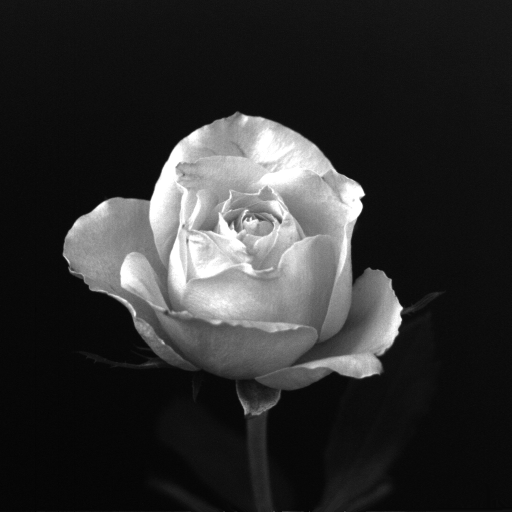
#> input picture TP2/ej1-rose.tif, 1024 x 1024 px (shown at 1/2 size)
$ jupyter execute notebook.ipynb   (shell and % lines are left out)
#> lines starting #> are read from the running program, lines starting #| are printed output that depends on the picture; after the words box and inside, x2 and y2 are one past the last pixel; in counts of white or black regions, pixels touching at a corner belong together
[cell 1]
import numpy as np
import matplotlib.pyplot as plt
import matplotlib.image as mpimg
from scipy.ndimage import zoom
import scipy.signal as sp
import scipy.fft as fft
from PIL import Image, ImageFilter
import cv2

[cell 2]
def Decimate(img, factor, method, filter=False):
    """
    Decimate an image by a given factor using a specified method.

    Parameters:
    img (numpy.ndarray): Input image to be decimated.
    factor (int): Factor by which to decimate the image.
    method (str): Method to use for decimation ('nearest', 'bilinear', 'bicubic').

    Returns:
    numpy.ndarray: Decimated image.
    """

    if filter:
        # Apply a low-pass filter before decimation to avoid aliasing
        F = np.fft.fft2(img)
        F_shifted = np.fft.fftshift(F)
        for i in range(F_shifted.shape[0]):
            for j in range(F_shifted.shape[1]):
                if abs(i - F_shifted.shape[0] // 2) > F_shifted.shape[0] // (2 * factor) or abs(j - F_shifted.shape[1] // 2) > F_shifted.shape[1] // (2 * factor):
                    F_shifted[i, j] = 0
        img = np.fft.ifft2(np.fft.ifftshift(F_shifted)).real

    if method == 'nearest':
        return img[::factor, ::factor]
    elif method == 'bilinear':
        return zoom(img, (1/factor, 1/factor), order=1)
    elif method == 'bicubic':
        return zoom(img, (1/factor, 1/factor), order=3)
    else:
        raise ValueError("Method must be 'nearest', 'bilinear', or 'bicubic'.")

[cell 3]
def ShowImage(img, title='Image', cmap="gray", vmin=0, vmax=255):
    """
    Display an image using matplotlib.

    Parameters:
    img (numpy.ndarray): Image to be displayed.
    title (str): Title of the image display window.
    """
    plt.figure()
    plt.imshow(img, cmap=cmap, vmin=vmin, vmax=vmax)
    plt.title(title)
    plt.axis('off')
    plt.show()

## Ejercicio 1

[cell 4]
rose = mpimg.imread('ej1-rose.tif')
#> rose is the input picture: shape (1024, 1024); min 0, max 255, mean 46.8
building = mpimg.imread('ej1-building.jpg')
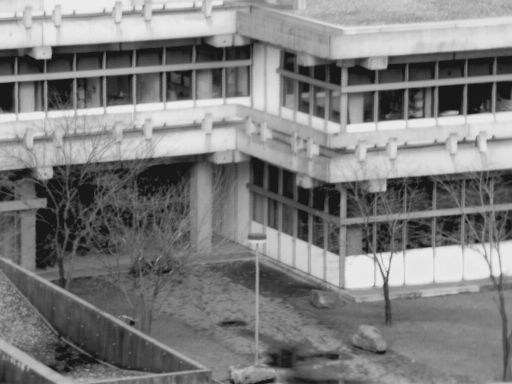
#> input picture TP2/ej1-building.jpg, 512 x 384 px
#> building is the input picture: shape (384, 512, 3); min 11, max 244, mean 126.2
skull = mpimg.imread('ej1-skull.tif')
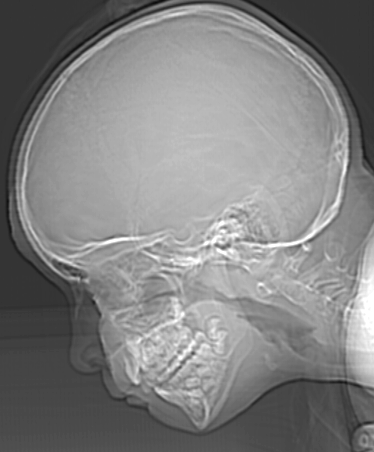
#> input picture TP2/ej1-skull.tif, 374 x 452 px
#> skull is the input picture: shape (452, 374); min 12, max 255, mean 129.4

ShowImage(rose, 'Original Image')
ShowImage(building, 'Building Image')
ShowImage(skull, 'Skull Image')

[cell 5]
rose1 = Decimate(rose, 2, 'nearest')
ShowImage(rose1, 'Decimated Image (Nearest)')

rose2 = Decimate(rose1, 2, 'nearest')
ShowImage(rose2, 'Decimated Image (Nearest)')

rose3 = Decimate(rose2, 2, 'nearest')
ShowImage(rose3, 'Decimated Image (Nearest)')

rose4 = Decimate(rose3, 2, 'nearest')
ShowImage(rose4, 'Decimated Image (Nearest)')

rose5 = Decimate(rose4, 2, 'nearest')
ShowImage(rose5, 'Decimated Image (Nearest)')

#TODO: Ver de mantener el tamaño original

[cell 6]
ShowImage(building, 'Building Image Original')
ShowImage(Decimate(building, 4, 'nearest'), 'Building Image Decimated (Nearest)')

[cell 7]
def ReduceCuantization(img, factor):
    """
    Reduce the quantization of an image by a given factor.

    Parameters:
    img (numpy.ndarray): Input image to be quantized.
    factor (int): Factor by which to reduce the quantization.

    Returns:
    numpy.ndarray: Quantized image.
    """
#> called with factor = 2
    return (img // factor) * factor
#> returned value: shape (452, 374)

[cell 8]
ShowImage(skull, 'Skull Image Original')
skull1 = ReduceCuantization(skull, 2)
ShowImage(skull1, 'Skull Image Quantized (Factor 2)')
skull2 = ReduceCuantization(skull, 4)
ShowImage(skull2, 'Skull Image Quantized (Factor 4)')
skull3 = ReduceCuantization(skull, 8)
ShowImage(skull3, 'Skull Image Quantized (Factor 8)')
skull4 = ReduceCuantization(skull, 16)
ShowImage(skull4, 'Skull Image Quantized (Factor 16)')
skull5 = ReduceCuantization(skull, 32)
ShowImage(skull5, 'Skull Image Quantized (Factor 32)')
skull6 = ReduceCuantization(skull, 64)
ShowImage(skull6, 'Skull Image Quantized (Factor 64)')
skull7 = ReduceCuantization(skull, 128)
#> in ReduceCuantization (call 7), `return (img // factor) * factor`:
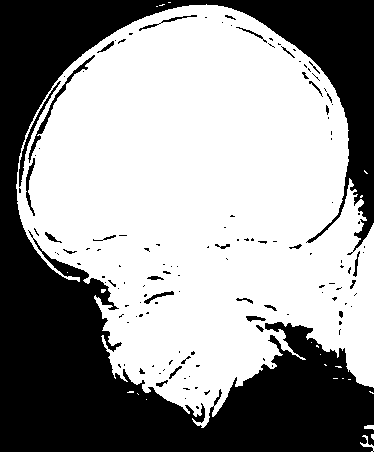
#> returned value: shape (452, 374); values 0 (black) and 128 (white), 59.7% white; 134 black regions (103 under 20 px), largest, box (x1, y1, x2, y2) and area: (0, 0, 374, 452) 65430, (28, 55, 95, 163) 449, (19, 81, 61, 187) 349
ShowImage(skull7, 'Skull Image Quantized (Factor 128)')

## Ejercicio 2

[cell 9]
def ApplyFilter(img, filter):
    return sp.convolve2d(img, filter, mode='same')

### Ex1

[cell 10]
N = 256
img = np.zeros((N, N))
img[N//2, N//2] = 256  # Delta at 0, 0
ShowImage(img, 'Delta Image')

ShowImage(20*np.log10(np.abs(fft.fft2(img))), 'FFT of Delta Image')

# Filter
filter = np.array([[0, 1/6, 0], [1/6, 1/3, 1/6], [0, 1/6, 0]])
ShowImage(filter, 'Filter', vmax=1)

filtered_img = ApplyFilter(img, filter)
ShowImage(filtered_img, 'Filtered Image')
ShowImage(20*np.log10(1 + np.abs(fft.fftshift(fft.fft2(filtered_img)))), 'FFT of Filtered Image', vmax=50, vmin=-10)

Descripción de lo observado en las imagenes:

Imagen 1: se observa la delta en el punto 0,0 (tomandolo como el centro de la imagen).

Imagen 2: la transformada de fourier bidimensional de la imagen anterior. Al ser una delta, su transformada de fourier es un valor constante en todo el espectro

Imagen 3: Imagen del filtro a aplicar. En este caso se trata de un LowPass.

Imagen 4: Imagen del filtro aplicado a la delta. Como consecuencia, se observa a la imagen del filtro en la posición previamente ocupada por la delta.

Imagen 5: Respuesta en frecuencia de la imagen final, que es equivalente a la respuesta en frecuencia del filtro. Se observa como hay un pico en el centro representando a las frecuencias cercanas a 0, y el patrón con lobulos laterales

### Ex2.m

[cell 11]
barbara = mpimg.imread('barbara.gif')
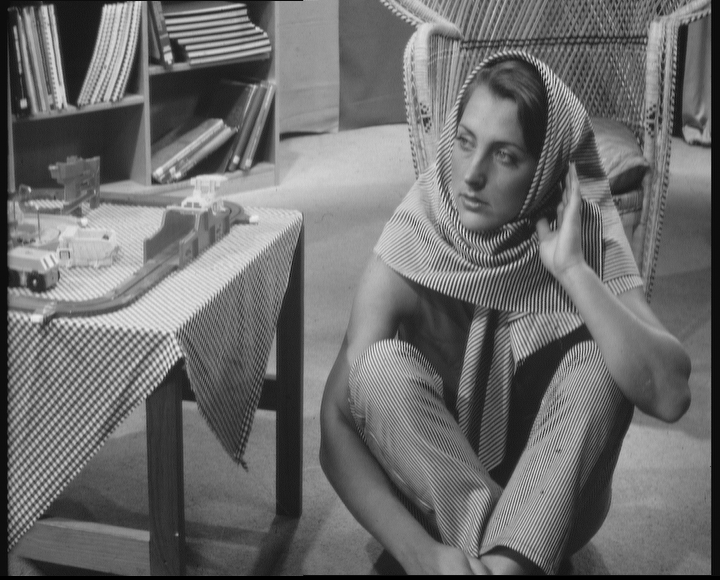
#> input picture TP2/barbara.gif, 720 x 580 px
#> barbara is the input picture: shape (580, 720, 4); mean R, G, B, A 108.4, 108.4, 108.4, 255
barbara = barbara[:, :, 0]
#> barbara: shape (580, 720)
ShowImage(barbara, 'Barbara Image Original')

filter = np.array([
    [-0.1667, -0.6667, -0.1667],
    [-0.6667,  4.3333, -0.6667],
    [-0.1667, -0.6667, -0.1667]
])

ShowImage(filter, 'Filter', vmin=-1, vmax=5)

filtered_barbara = ApplyFilter(barbara, filter)
ShowImage(filtered_barbara, 'Filtered Barbara Image')

[cell 12]
def interpolacion_bilineal(img_small, new_w, new_h):
#> called with new_w = 1160, new_h = 1440
    w, h = img_small.shape
#> w = 290; h = 360

    result = np.zeros((new_w, new_h))

    scale_x = w / new_w
#> scale_x = 0.25
    scale_y = h / new_h
#> scale_y = 0.25

    for x in range(new_w):
        for y in range(new_h):

            # Coordenadas correspondientes en imagen pequeña
            src_x = x * scale_x
            src_y = y * scale_y

            x0 = int(np.floor(src_x))
            y0 = int(np.floor(src_y))

            Q00 = img_small[x0,                 y0]
            Q10 = img_small[x0,                 min(y0 + 1, h - 1)]
            Q01 = img_small[min(x0 + 1, w - 1), y0]
            Q11 = img_small[min(x0 + 1, w - 1), min(y0 + 1, h - 1)]

            dx = src_x - x0
            dy = src_y - y0

            result[x, y] = (
                  Q11 * dx       * dy
                + Q01 * dx       * (1 - dy)
                + Q10 * (1 - dx) * dy
                + Q00 * (1 - dx) * (1 - dy)
            )

    return result

### Viasampling.m

[cell 13]
ShowImage(barbara, 'Barbara Image Original')
barbara_decimated = Decimate(barbara, 2, 'nearest', filter=True)
ShowImage(barbara_decimated, 'Decimated Barbara Image (Nearest)')
barbara_upscaled = interpolacion_bilineal(barbara_decimated, barbara.shape[0] * 2, barbara.shape[1] * 2)
ShowImage(barbara_upscaled, 'Upscaled Barbara Image (Bilinear)')

En este ejercicio se observan 3 imágenes. La primera es la original prevista por la cátedra. Luego se observa la versión decimada, y finalmente una versión rescalada a partir de la versión decimada. Notar que existe una pérdida de información entre la primer y tercer imagen. Si se cambia la opción de Filter=True a Filter=False, se puede ver el efecto de no realizar un prefiltro antes de decimar, lo que resulta en aliasing visible en la imagen 2 y 3

### Spec.m

[cell 14]
# Prepare image
f = np.zeros((30, 30))
f[4:24, 12:17] = 1

plt.figure()
plt.imshow(f, cmap="gray")
plt.title("Original Image")

# Compute Fourier Transform
F = np.fft.fft2(f, s=(256, 256))
F = np.fft.fftshift(F)  # Center FFT

# Measure the minimum and maximum value of the transform amplitude
abs_F = np.abs(F)
print("Min:", np.min(abs_F))  # ~0
print("Max:", np.max(abs_F))  # ~100

plt.figure()
plt.imshow(abs_F, cmap="jet", vmin=0, vmax=100)
plt.colorbar()
plt.title("Amplitude")

plt.figure()
plt.imshow(np.log(1 + abs_F), cmap="jet", vmin=0, vmax=3)
plt.colorbar()
plt.title("log(1 + Amplitude)")

plt.figure()
plt.imshow(np.angle(F), cmap="jet", vmin=-np.pi, vmax=np.pi)
plt.colorbar()
plt.title("Phase")

plt.show()

### Image_aliasing_new.m

[cell 15]
f = cv2.imread("barbara.gif", cv2.IMREAD_GRAYSCALE)

xsize, ysize = f.shape
#> xsize = 580; ysize = 720

fps = 10
fourcc = cv2.VideoWriter_fourcc(*'XVID')

mov_pics = cv2.VideoWriter("aliasing_pics.avi", fourcc, fps, (xsize, ysize), isColor=False)
mov_specs = cv2.VideoWriter("aliasing_specs.avi", fourcc, fps, (xsize, ysize), isColor=False)

for xshrink in range(0, 601, 5):

    desired_xsize = xsize - xshrink

    if desired_xsize <= 0:
        break

    desired_ysize = int(round(ysize * desired_xsize / xsize))
    f2 = cv2.resize(f, (desired_xsize, desired_ysize), interpolation=cv2.INTER_LINEAR)
    current_xsize, current_ysize = f2.shape
    f3 = cv2.resize(f2, (xsize, ysize), interpolation=cv2.INTER_LINEAR)

    F = np.fft.fft2(f3)
    F_shift = np.fft.fftshift(F)

    Fd = np.log(1 + np.abs(F_shift))

    Fd_norm = 255 * Fd / np.max(Fd)
    Fd_norm = Fd_norm.astype(np.uint8)

    print(xshrink)

    mov_pics.write(f3)
    mov_specs.write(Fd_norm)
#> this loop made 117 passes
#> pass 1, `f2 = cv2.resize(f, (desired_xsize, desired_ysize), interpolation=cv2.I..`:
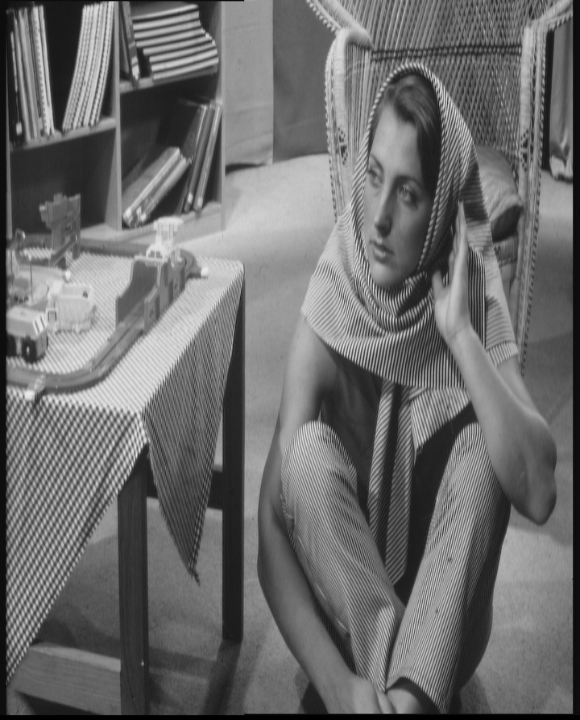
#> f2: shape (720, 580); min 0, max 234, mean 108.3
#> after the loop:
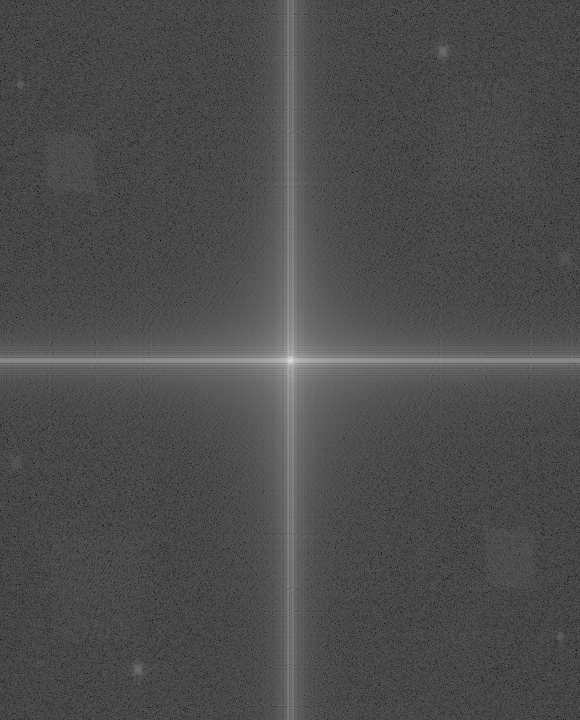
#> Fd_norm: shape (720, 580); min 4, max 254, mean 76.5
#> after the loop:
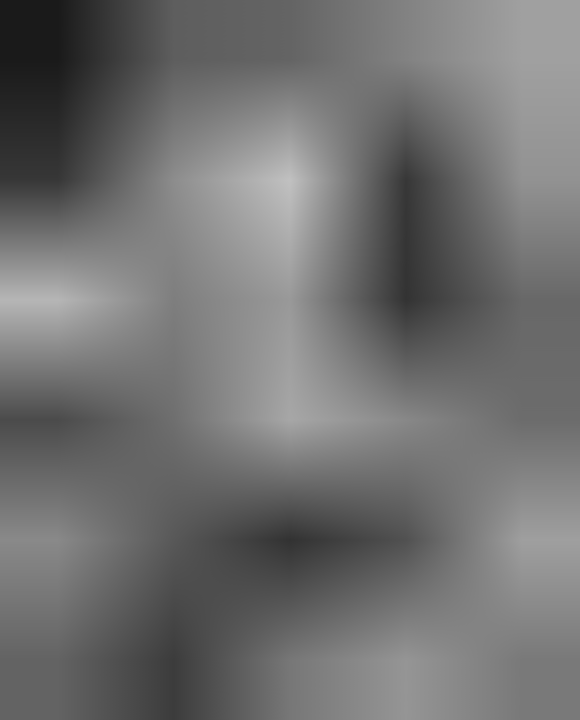
#> f3: shape (720, 580); min 26, max 192, mean 112.4

mov_pics.release()
mov_specs.release()

[cell 16]
def corr(I_a, I_b):
    """
    Computes the correlation between two images I_a and I_b.
    """

    I_a = np.mean(I_a, axis=2)
    I_b = np.mean(I_b, axis=2)

    F_a = np.fft.fftshift(np.fft.fft2(I_a))
    F_b = np.fft.fftshift(np.fft.fft2(I_b))

    cross_power_spectrum = (F_a * np.conj(F_b)) / (np.abs(F_a * np.conj(F_b)) + 1e-10)

    correlation = np.fft.ifft2(cross_power_spectrum).real

    return correlation

path_a = "dog1ss.jpg"
path_b = "dog2ss.jpg"

print("Loading images...")
I_a = mpimg.imread(path_a, format='jpg')
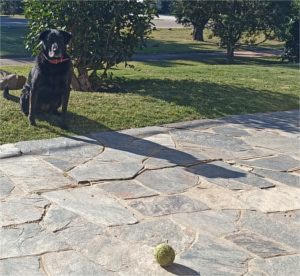
#> input picture TP2/dog1ss.jpg, 300 x 276 px
#> I_a is the input picture: shape (276, 300, 3); mean R, G, B 133.9, 135.6, 126.3
I_b = mpimg.imread(path_b, format='jpg')
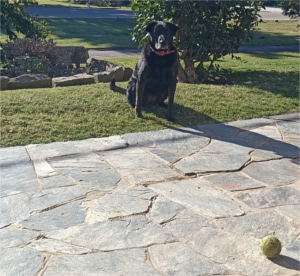
#> input picture TP2/dog2ss.jpg, 300 x 276 px
#> I_b is the input picture: shape (276, 300, 3); mean R, G, B 140.8, 142.9, 133

I_a = I_a.astype(np.float32)
I_b = I_b.astype(np.float32)

print("Computing correlation...")
C = corr(I_a, I_b)
#> in corr, `I_b = np.mean(I_b, axis=2)`:
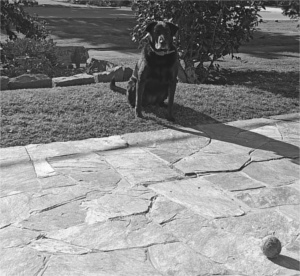
#> I_b: shape (276, 300) float32; min 19.33, max 253.7, mean 138.9

ShowImage(C, 'Correlation', vmin=0, vmax=0.1)

column, row = np.unravel_index(np.argmax(C), C.shape)
#> column = 8; row = 194
print(f"Max correlation at: ({row}, {column})")
#| Max correlation at: (194, 8)
